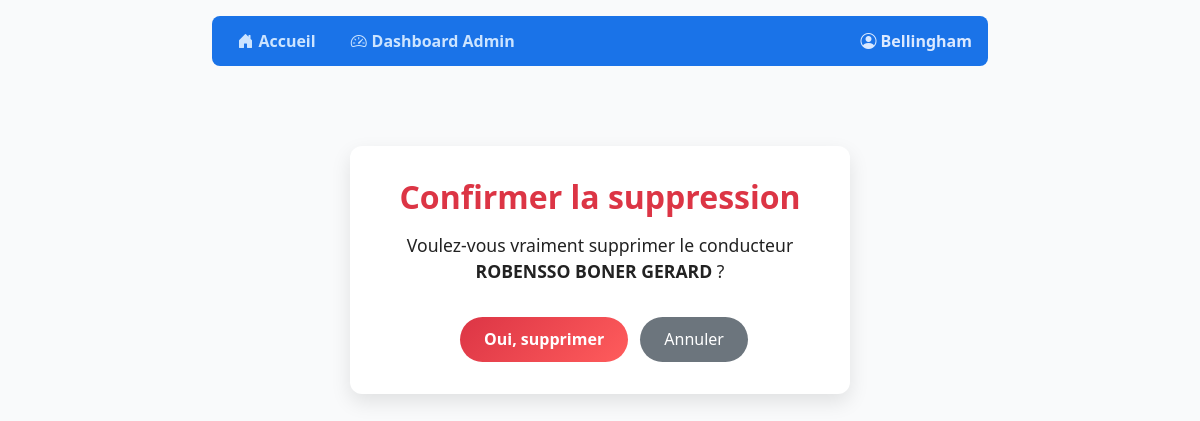
The app's page /conducteurs/supprimer/1/ (signed in) with its own data.
### gestion/models.py (models this page shows, shortened)
class User(AbstractUser):
    ROLE_CHOICES = (
        ('admin', 'Administrateur'),
        ('conducteur', 'Conducteur'),
    )
    role = models.CharField(max_length=20, choices=ROLE_CHOICES, default='conducteur')

class Conducteur(models.Model):
    user = models.OneToOneField(settings.AUTH_USER_MODEL, on_delete=models.CASCADE)
    adresse = models.CharField(max_length=255)
    telephone = models.CharField(max_length=20)
    moto = models.OneToOneField(Moto, on_delete=models.SET_NULL, null=True, blank=True)

### gestion/views.py (the view)
# urls.py: path("conducteurs/supprimer/<int:pk>/", views.supprimer_conducteur, name="supprimer_conducteur"),
@login_required
def supprimer_conducteur(request, pk):
    if request.user.role != "admin":
        messages.error(request, "Accès refusé")
        return redirect("dashboard")
    conducteur = get_object_or_404(Conducteur, pk=pk)
    if request.method == "POST":
        conducteur.delete()
        messages.success(request, f"Le conducteur {conducteur.user.get_full_name()} a été supprimé.")
        return redirect("liste_conducteurs")
    return render(request, "conducteurs/confirmer_suppression.html", {"conducteur": conducteur})

### gestion/templates/conducteurs/confirmer_suppression.html (shortened to what this page needs)
{% extends "base.html" %}
{% block content %}
<div class="confirm-container">
    <h2>Confirmer la suppression</h2>
    <p>Voulez-vous vraiment supprimer le conducteur <strong>{{ conducteur.user.get_full_name }}</strong> ?</p>
    <form method="POST">
        <button type="submit" class="btn-confirm">Oui, supprimer</button>
        <a href="{% url 'liste_conducteurs' %}" class="btn-cancel" style="padding:0.65rem 1.5rem; display:inline-block; text-decoration:none; color:white; border-radius:50px;">Annuler</a>
    </form>
</div>
{% endblock %}

### gestion/templates/base.html (shortened to what this page needs)
<!DOCTYPE html>
<html lang="fr">
<head>
    <link href="https://cdn.jsdelivr.net/npm/bootstrap@5.3.3/dist/css/bootstrap.min.css" rel="stylesheet">
    <link href="https://cdn.jsdelivr.net/npm/bootstrap-icons@1.10.5/font/bootstrap-icons.css" rel="stylesheet">
</head>
<body>
    <div class="container">
        {% if user.is_authenticated %}
        <nav>
            <ul>
                <li><a href="{% url 'home' %}"><i class="bi bi-house-door-fill"></i> Accueil</a></li>
                {% if user.role == "admin" %}
                    <li><a href="{% url 'admin_dashboard' %}"><i class="bi bi-speedometer2"></i> Dashboard Admin</a></li>
                {% elif user.role == "conducteur" %}
                    <li><a href="{% url 'conducteur_dashboard' %}"><i class="bi bi-person-badge-fill"></i> Mon Pointage</a></li>
                {% endif %}
                <li class="ms-auto"><strong><i class="bi bi-person-circle"></i> {{ user.username }}</strong></li>
            </ul>
        </nav>
        {% endif %}
        {% block content %}{% endblock %}
    </div>
</body>
</html>

### gestion/templates/base.html (style rules this page uses)
body { font-family: 'Segoe UI', Tahoma, Geneva, Verdana, sans-serif; background-color: #f9fafb; margin: 0; padding: 1rem; min-height: 100vh; color: #222; text-align: justify; }
.container { max-width: 800px; margin: 0 auto; }
nav ul { list-style: none; padding: 0; margin-bottom: 2rem; display: flex; gap: 1rem; flex-wrap: wrap; align-items: center; background: #1a73e8; border-radius: 8px; padding: 0.5rem 1rem; }
nav ul li { margin: 0; color: white; font-weight: 600; }
nav ul li a { text-decoration: none; font-weight: 700; color: #cce4ff; padding: 0.3rem 0.6rem; border-radius: 6px; transition: background-color 0.3s ease; display: inline-flex; align-items: center; gap: 0.3rem; }
nav ul li.ms-auto { margin-left: auto; color: #dbe9ff; }
h2 { font-weight: 700; color: #1a73e8; margin-bottom: 1.5rem; text-align: center; }

### gestion/templates/conducteurs/confirmer_suppression.html (style rules this page uses)
.confirm-container { max-width: 500px; margin: 5rem auto; padding: 2rem 2.5rem; background-color: #ffffff; border-radius: 12px; box-shadow: 0 8px 20px rgba(0,0,0,0.1); text-align: center; font-family: 'Segoe UI', Tahoma, Geneva, Verdana, sans-serif; }
.confirm-container h2 { color: #dc3545; margin-bottom: 1rem; }
.confirm-container p { margin-bottom: 2rem; font-size: 1.1rem; }
.confirm-container form button { padding: 0.65rem 1.5rem; font-size: 1rem; font-weight: 600; border: none; border-radius: 50px; color: #fff; cursor: pointer; margin: 0 0.5rem; transition: transform 0.2s, box-shadow 0.2s; }
.confirm-container form .btn-confirm { background: linear-gradient(135deg,#dc3545,#ff5c5c); }
.confirm-container form .btn-cancel { background-color: #6c757d; }

### records on screen
User: username "Bellingham"
Conducteur: user.get_full_name "ROBENSSO BONER GERARD"
